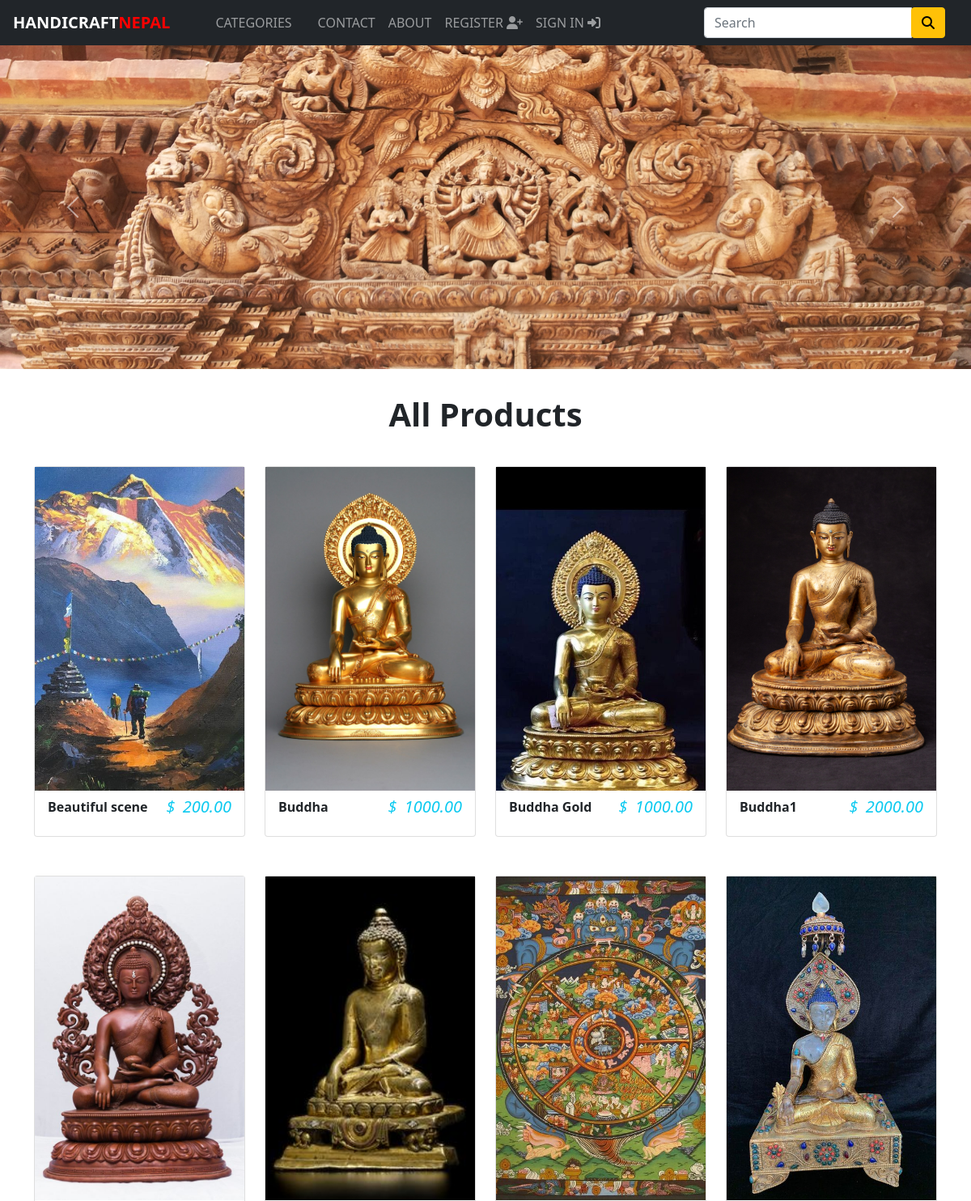
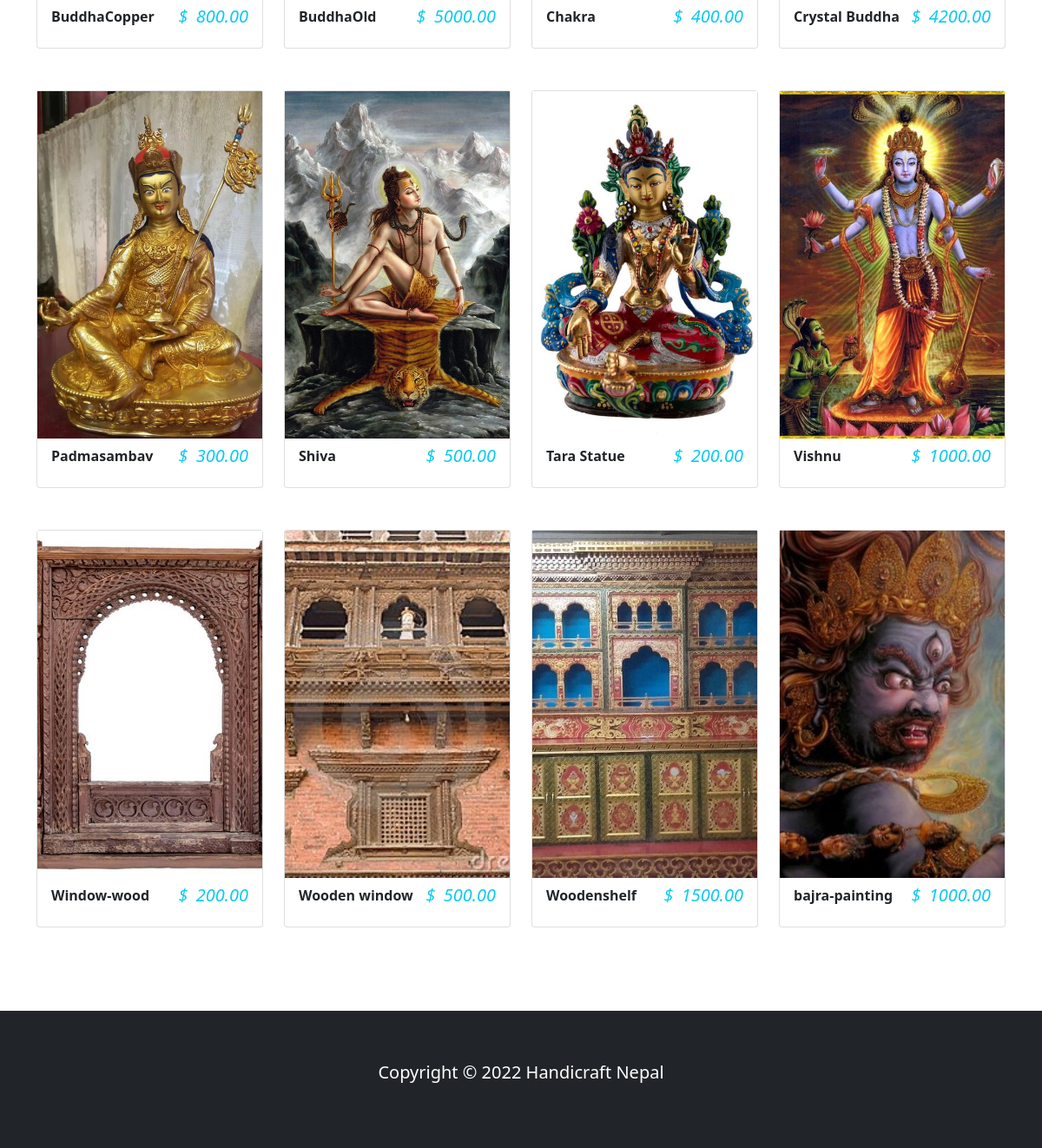
The page / on the database its author committed (2 pictures, top to bottom).
### store/models.py (models this page shows, shortened)
class Product(models.Model):
    name=models.CharField(max_length=250,unique=False)
    slug=models.SlugField(max_length=250,unique=True)
    description=models.TextField(blank=True)
    category=models.ForeignKey(Category,on_delete=models.CASCADE)
    price=models.DecimalField(max_digits=10,decimal_places=2)
    image=models.ImageField(upload_to="product",blank=True)
    stock=models.IntegerField()
    available=models.BooleanField(default=True)
    created=models.DateTimeField(auto_now_add=True)
    updated=models.DateTimeField(auto_now=True)
    class Meta:
        ordering = ('name',)
        verbose_name='product'
        verbose_name_plural='products'
    def get_url(self):
        return reverse('product_detail',args=[self.category.slug,self.slug])

### store/views.py (the view)
# urls.py: 2. Add a URL to urlpatterns:  path('', views.home, name='home')
def home(request, category_slug=None):
    category_page = None
    products = None
    if category_slug != None:
        category_page = get_object_or_404(Category, slug=category_slug)
        products = Product.objects.filter(
            category=category_page, available=True)
    else:
        products = Product.objects.all().filter(available=True)
    return render(request, "home.html", {'category': category_page, 'products': products})

### store/context_processors.py (called while the page is built)
def counter(request):
    item_count=0
    if 'admin' in request.path:
        return {}
    else:
        try:
            cart=Cart.objects.filter(cart_id=_cart_id(request))
            cart_items=CartItem.objects.all().filter(cart=cart[:1])
            for cart_item in cart_items:
                item_count += cart_item.quantity
        except Cart.DoesNotExist:
            item_count = 0
    return dict(item_count=item_count)

def menu_links(request):
    links = Category.objects.all()
    return dict(links=links)

### store/models.py (called while the page is built)
    def get_url(self):
        return reverse('products_by_category',args=[self.slug])

### store/views.py (called while the page is built)
def _cart_id(request):
    cart = request.session.session_key
    if not cart:
        cart = request.session.create()
    return cart

### store/templates/home.html (shortened to what this page needs)
{%extends 'base.html'%}
{% load static %}
{%block content%}
<div id="carouselPictures" class="carousel slide carousel" data-bs-ride="carousel">
    <div class="carousel-inner">
        <div class="carousel-item active">
            <img src="{%static 'img/wood.jpg'%}" style="object-fit:cover;" width="100%" height="400px" alt="...">
        </div>
    </div>
    <button class="carousel-control-prev" type="button" data-bs-target="#carouselPictures" data-bs-slide="prev">
        <span class="carousel-control-prev-icon" aria-hidden="true"></span>
    </button>
    <button class="carousel-control-next" type="button" data-bs-target="#carouselPictures" data-bs-slide="next">
        <span class="carousel-control-next-icon" aria-hidden="true"></span>
    </button>
</div>
<div class="py-4">
    <div class="container">
        <div class="row">
            <div class="col-10 mx-auto my-2 text-center">
                <h1 class="text-captitalze fw-bold">
                    All Products {{category.name}}
                </h1>
            </div>
        </div>
    </div>
</div>
<div class="container">
    <div class="row">
        {% for product in products%}
        <div class="col-9 mx-auto col-md-6 col-lg-3">
            <div class="card mb-5" >
                <div class="p-0">
                    <a href="{{product.get_url}}">
                    <img src="{{product.image.url}}" style="object-fit: cover;height: 400px;width:100%;"
                        class="card-image-top" alt="{{product.name}}">
                </a>
                </div>
                <div class="card-footer d-flex justify-content-between" style="background: transparent;border: transparent;">
                    <p class="fw-bold mb-0">
                        {{product.name}}
                    </p>
                    <h5 class="text-info fst-italic mb-3 ">
                        <span class="me-1">$ </span>{{product.price}}
                    </h5>
                </div>
            </div>
        </div>
        {%endfor%}
    </div>
</div>
{%endblock%}

### rows shown on the page
Product: image (picture), name "Beautiful scene", price "200.00"
Product: image (picture), name "Buddha", price "1000.00"
Product: image (picture), name "Buddha Gold", price "1000.00"
Product: image (picture), name "Buddha1", price "2000.00"
Product: image (picture), name "BuddhaCopper", price "800.00"
Product: image (picture), name "BuddhaOld", price "5000.00"
Product: image (picture), name "Chakra", price "400.00"
Product: image (picture), name "Crystal Buddha", price "4200.00"
Product: image (picture), name "Padmasambav", price "300.00"
Product: image (picture), name "Shiva", price "500.00"
Product: image (picture), name "Tara Statue", price "200.00"
Product: image (picture), name "Vishnu", price "1000.00"
Product: image (picture), name "Window-wood", price "200.00"
Product: image (picture), name "Wooden window", price "500.00"
Product: image (picture), name "Woodenshelf", price "1500.00"
Product: image (picture), name "bajra-painting", price "1000.00"
